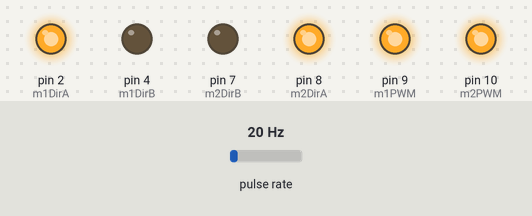
This sketch was run on a simulated Arduino Uno, built with avr-gcc and run on an emulated ATmega328P. On the bench: output pins drawn as LEDs (lit = HIGH). Wiring (inferred from the names in the program): pulse sensor: data pin 3. The test bench sets the inputs (shaded band); at power-on: pulse rate 20 Hz. What the sketch prints to the serial monitor is not drawn.

Above: at 1.2 s.
1.3 s: pulse rate (sensor on pin 3) set to 4 Hz
At 8.0 s:
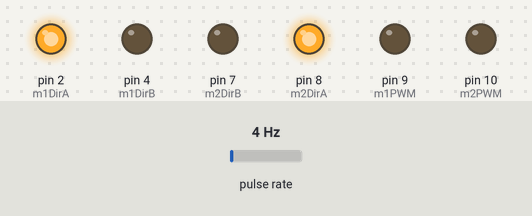
At 14.97 s:
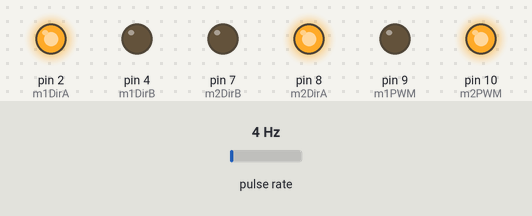
Timing chart, 0 to 31.4 s (numbered marks = the images above; inputs shaded):
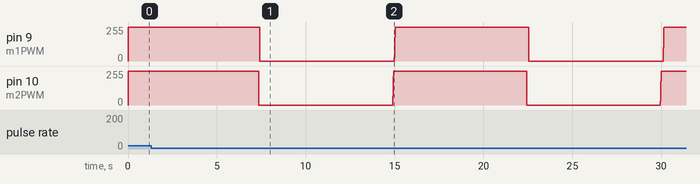

Measured:
- by itself, pin 9 (m1PWM), pin 10 (m2PWM): ramps from 0/255 to 255/255 and jumps back, once every 15.1 s

The sketch:

assemblyTest.ino
```cpp
unsigned long duration;
unsigned long rpm;
int m1DirA, m1DirB, m1Diag, m2DirA, m2DirB, m1PWM, m2PWM, m2Diag, m1CS, m2CS, m1Enc, m2Enc;
unsigned long ticks1=0, ticks2=0, ticksTemp1=0, ticksTemp2=0;

volatile byte state = LOW;
void setup() {
  Serial.begin(9600);
  m1DirA = 2;
  m1DirB = 4;
  m1Diag = 6;
  m2DirA = 8;
  m2DirB = 7;
  m1PWM = 9;
  m2PWM = 10;
  m2Diag = 12;
  m1Enc = 3;
  m2Enc = 12;
  pinMode(m1DirA,OUTPUT);
  pinMode(m1DirB,OUTPUT);
  pinMode(m2DirA,OUTPUT);
  pinMode(m2DirB,OUTPUT);
  pinMode(m1PWM,OUTPUT);
  pinMode(m2PWM,OUTPUT);
  pinMode(m1Enc,INPUT);
  pinMode(m2Enc,INPUT);

  digitalWrite(m1DirA, HIGH);
  digitalWrite(m1DirB, LOW);
  digitalWrite(m2DirA, HIGH);
  digitalWrite(m2DirB, LOW);
  analogWrite(m1PWM, 128);
  analogWrite(m2PWM, 128);
  attachInterrupt(digitalPinToInterrupt(m1Enc), pin_ISR1, RISING);
  PCMSK1 = B00001000; //enable PCINT8
  PCIFR = B00000000; //clear all interrupt flags
  PCICR = B00000001;

  ticks1 = 0; ticks2 = 0;ticksTemp1=0;ticksTemp2=0;
}

float ticksPerSecond1 = 0, revsPerSecond1 = 0, revsPerMinute1 = 0, ticksPerSecond2 = 0, revsPerSecond2 = 0, revsPerMinute2 = 0;
float uone1=100, u1=0, uone2=100, u2=0, e1=0, eone1=0, eone2=0, e2=0;
unsigned long curTicks1=0, pTicks1 = 0,curTicks2=0, pTicks2 = 0,t=0,pt=0, setPoint = 100;
bool forward = true;
double kp=6;
double ki=0.5;
double kd=0;
unsigned long se1 = 0, se2 = 0;
void loop() {

  pt = t;
  t = millis();
  pTicks1 = curTicks1;
  curTicks1 = ticks1;
  pTicks2 = curTicks2;
  curTicks2 = ticks2;
  eone1 = e1;
  uone1 = u1;
  eone2 = e2;
  uone2 = u2;

//  if(((t/1000)/period)%2==0)
//  {
//    setPoint = 125;
//  }
//  else
//  {
//    setPoint = 0;
//  }
//
//
  ticksPerSecond1 = (curTicks1-pTicks1)/((t-pt)/1000.0);
  ticksPerSecond2 = (curTicks2-pTicks2)/((t-pt)/1000.0);
  revsPerSecond1 = ticksPerSecond1/562.25;
  revsPerSecond2 = ticksPerSecond2/562.25;
  revsPerMinute1 = revsPerSecond1*60;
  revsPerMinute2 = revsPerSecond2*60;
  e1 = setPoint - revsPerMinute1;
  e2 = setPoint - revsPerMinute2;
  se1 = se1 + e1;
  se2 = se2 + e2;

  u1 = kp* e1 + ki * se1 + kd * (eone1-e1);
  u2 = kp* e2 + ki * se2 + kd * (eone2-e2);
  u1 = checkOverflow(u1);
  u2 = checkOverflow(u2);
  drive(m1DirA, m1DirB, forward);
  drive(m2DirA, m2DirB, forward);
  analogWrite(m2PWM,u2);
  analogWrite(m1PWM,u1);

  Serial.print(ticksPerSecond1);
  Serial.print(",");
  Serial.println(ticksPerSecond2);
}
void pin_ISR1()
{
  ticksTemp1 = ticksTemp1 + 1;
  ticks1 = ticksTemp1;
}
void pin_ISR2()
{
  ticksTemp2 = ticksTemp2 + 1;
  ticks2 = ticksTemp2;
}
ISR(PCINT0_vect) {
  ticksTemp2 = ticksTemp2 + 1;
  ticks2 = ticksTemp2;
}
void drive(int a, int b, bool dir)
{
  if(dir)
  {
    digitalWrite(a,HIGH);
    digitalWrite(b,LOW);
  }
  else
  {
    digitalWrite(a,LOW);
    digitalWrite(b,HIGH);
  }
}
int checkOverflow(int u)
{
  if(u>255000) u=0;
  if(u>255) u=255;
  if(u<0) u=0;
  return u;
}
```
